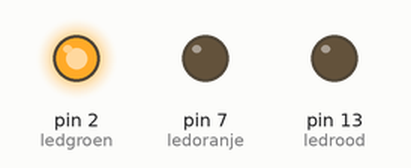
A sketch run on a simulated Arduino Uno, built with avr-gcc and run on an emulated ATmega328P. Shown: output pins drawn as LEDs (lit = HIGH).

Above: at 0.5 s.
At 1.6 s:
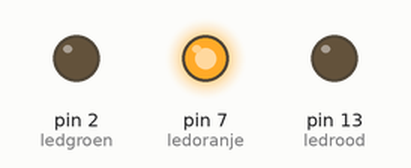
At 3.25 s:
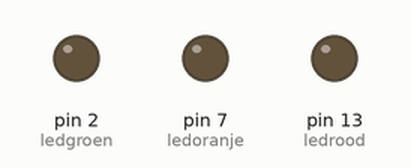
At 6.0 s:
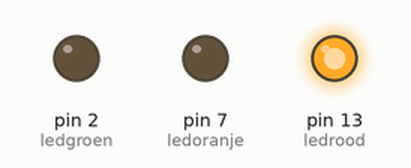
Timing chart, 0 to 7.6 s (numbered marks = the images above):
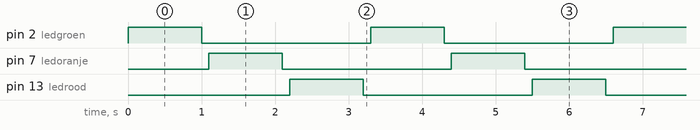

The sketch:

opdracht_2_verkeerslicht.ino
```cpp
int ledgroen = 2;
int ledoranje = 7;
int ledrood = 13;

void setup() {
  pinMode(ledgroen,OUTPUT);
  pinMode(ledoranje,OUTPUT);
  pinMode(ledrood,OUTPUT);
}

void loop() {
  aanuit(ledgroen,1000,100);
  aanuit(ledoranje,1000,100);
  aanuit(ledrood,1000,100);
}

void aanuit(int pin, int duration, int gap){
  digitalWrite(pin,HIGH);
  delay(duration);
  digitalWrite(pin,LOW);
  delay(gap);
}
```

Measured:
- by itself, pin 2 (ledgroen), pin 7 (ledoranje), pin 13 (ledrood): alternates HIGH for 1.0 s and LOW for 2.3 s
- by itself, everything shown: repeats every 3.3 s, in 6 steps
